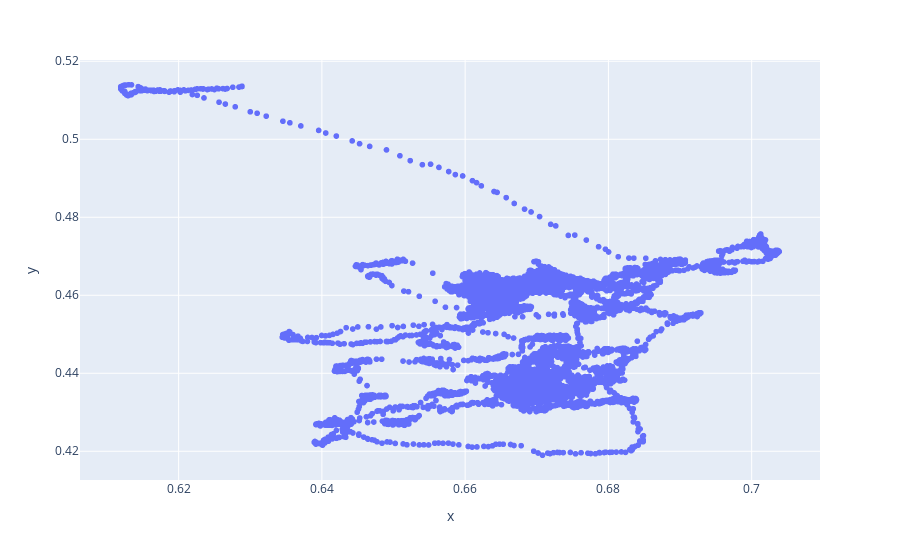

Notebook source saved alongside this figure:
### Code cell
fig = px.scatter(x=data_list[1]['RPCX'], y=data_list[1]['RPCY'])

fig.show()

### Figure 1 — Plotly figure (JSON) as saved in the notebook; plotly's stock layout.template omitted (floating-point values rounded to 4 significant figures; data arrays with more than 128 entries replaced by an {"elided": "..."} marker saying what was removed)
{"data": [{"hovertemplate": "x=%{x}<br>y=%{y}<extra></extra>", "legendgroup": "", "marker": {"color": "#636efa", "symbol": "circle"}, "mode": "markers", "name": "", "showlegend": false, "type": "scattergl", "x": {"elided": "19268 float values"}, "xaxis": "x", "y": {"elided": "19268 float values"}, "yaxis": "y"}], "layout": {"legend": {"tracegroupgap": 0}, "margin": {"t": 60}, "xaxis": {"anchor": "y", "domain": [0, 1], "title": {"text": "x"}}, "yaxis": {"anchor": "x", "domain": [0, 1], "title": {"text": "y"}}}}
